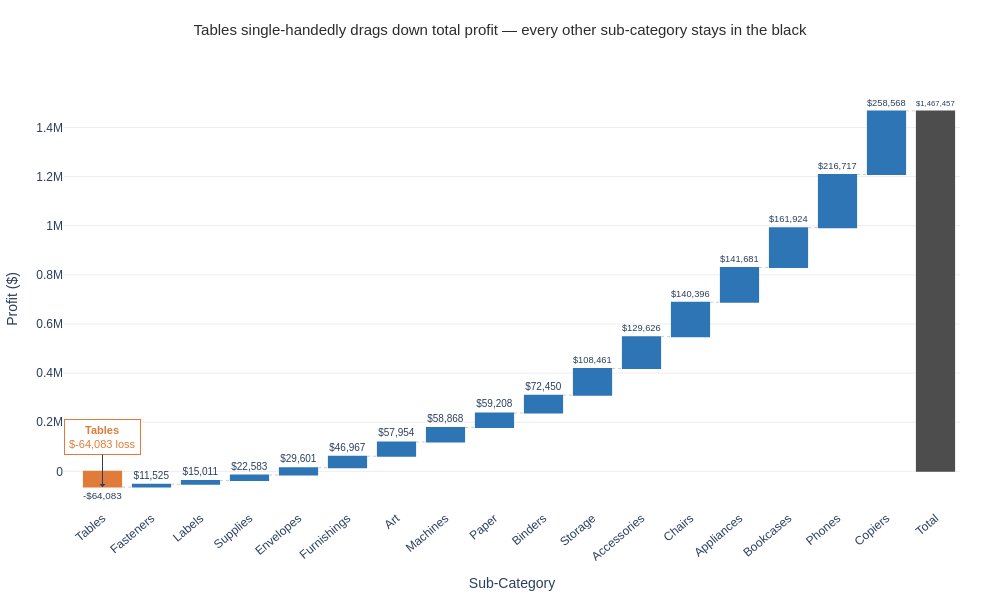

Write notebook code for a chart like this one.
### Markdown cell above
### Q4: Which sub-categories contribute disproportionately to profit vs. loss within each category?

### Code cell
# Aggregate total profit per Sub-Category, keep parent Category for grouping
sub_profit = (df.groupby(['Category', 'Sub-Category'])['Profit']
              .sum().reset_index()
              .sort_values('Profit'))

# Waterfall needs a running order + a final "Total" bar
labels = sub_profit['Sub-Category'].tolist() + ['Total']
values = sub_profit['Profit'].tolist() + [sub_profit['Profit'].sum()]
measures = ['relative'] * len(sub_profit) + ['total']

# ── Step 1: Graph Objects — Waterfall isn't in Plotly Express ──────────────
trace = go.Waterfall(
    x=labels,
    y=values,
    measure=measures,
    connector=dict(line=dict(color='#CCCCCC', width=1, dash='dot')),
    increasing=dict(marker_color='#2E75B6'),    # blue — profitable sub-categories
    decreasing=dict(marker_color='#E07B39'),    # orange — loss-making sub-categories (CVD-safe, not red)
    totals=dict(marker_color='#4D4D4D'),        # dark grey — net total
    texttemplate='%{y:$,.0f}',
    textposition='outside',
    textfont=dict(size=10)
)

fig = go.Figure(data=[trace])

# ── Step 2: Annotate the single worst-performing sub-category ─────────────
worst_sub = sub_profit.iloc[0]
fig.add_annotation(
    x=worst_sub['Sub-Category'], y=worst_sub['Profit'],
    text=f"<b>{worst_sub['Sub-Category']}</b><br>${worst_sub['Profit']:,.0f} loss",
    showarrow=True, arrowhead=1, ax=0, ay=-50,
    font=dict(size=11, family='Arial', color='#E07B39'),
    bgcolor='white', bordercolor='#E07B39', borderwidth=1, borderpad=4
)

# ── Step 3: Customisation ──────────────────────────────────────────────────
fig.update_layout(
    title=dict(
        text=f"{worst_sub['Sub-Category']} single-handedly drags down total profit — every other sub-category stays in the black",
        font=dict(family='Arial', size=15, color='#2C2C2C'),
        x=0.5, xanchor='center', y=0.96
    ),
    font=dict(family='Arial', size=12),
    plot_bgcolor='white', paper_bgcolor='white',
    xaxis=dict(title='Sub-Category', tickangle=-40, showgrid=False),
    yaxis=dict(title='Profit ($)', gridcolor='#EEEEEE', zeroline=False),
    showlegend=False,
    margin=dict(l=60, r=40, t=90, b=90),
    height=600, width=1000
)

fig.show()

### Figure 1 — Plotly figure (JSON) as saved in the notebook; plotly's stock layout.template omitted (floating-point values rounded to 4 significant figures)
{"data": [{"connector": {"line": {"color": "#CCCCCC", "dash": "dot", "width": 1}}, "decreasing": {"marker": {"color": "#E07B39"}}, "increasing": {"marker": {"color": "#2E75B6"}}, "measure": ["relative", "relative", "relative", "relative", "relative", "relative", "relative", "relative", "relative", "relative", "relative", "relative", "relative", "relative", "relative", "relative", "relative", "total"], "textfont": {"size": 10}, "textposition": "outside", "texttemplate": "%{y:$,.0f}", "totals": {"marker": {"color": "#4D4D4D"}}, "type": "waterfall", "x": ["Tables", "Fasteners", "Labels", "Supplies", "Envelopes", "Furnishings", "Art", "Machines", "Paper", "Binders", "Storage", "Accessories", "Chairs", "Appliances", "Bookcases", "Phones", "Copiers", "Total"], "y": [-64080.0, 11530.0, 15010.0, 22580.0, 29600.0, 46970.0, 57950.0, 58870.0, 59210.0, 72450.0, 108500.0, 129600.0, 140400.0, 141700.0, 161900.0, 216700.0, 258600.0, 1467000.0]}], "layout": {"annotations": [{"arrowhead": 1, "ax": 0, "ay": -50, "bgcolor": "white", "bordercolor": "#E07B39", "borderpad": 4, "borderwidth": 1, "font": {"color": "#E07B39", "family": "Arial", "size": 11}, "showarrow": true, "text": "<b>Tables</b><br>$-64,083 loss", "x": "Tables", "y": -64080.0}], "font": {"family": "Arial", "size": 12}, "height": 600, "margin": {"b": 90, "l": 60, "r": 40, "t": 90}, "paper_bgcolor": "white", "plot_bgcolor": "white", "showlegend": false, "title": {"font": {"color": "#2C2C2C", "family": "Arial", "size": 15}, "text": "Tables single-handedly drags down total profit — every other sub-category stays in the black", "x": 0.5, "xanchor": "center", "y": 0.96}, "width": 1000, "xaxis": {"showgrid": false, "tickangle": -40, "title": {"text": "Sub-Category"}}, "yaxis": {"gridcolor": "#EEEEEE", "title": {"text": "Profit ($)"}, "zeroline": false}}}
